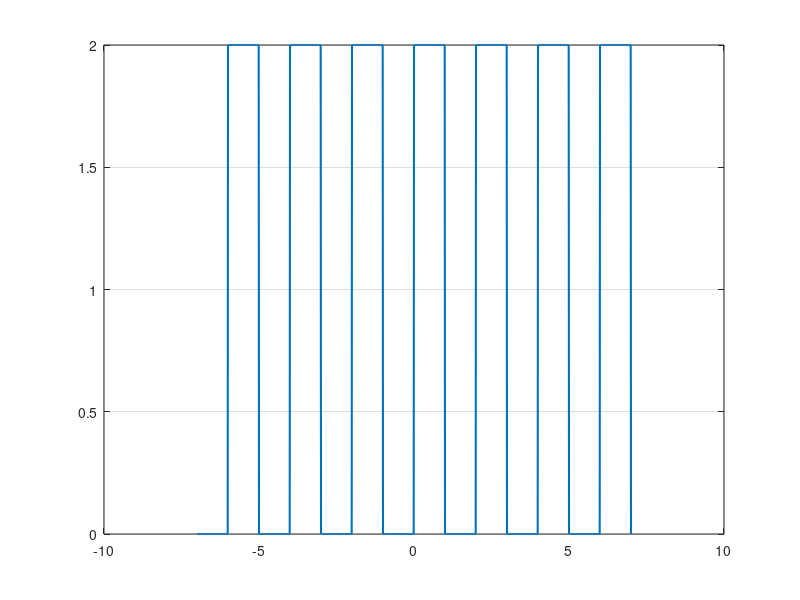

MATLAB code for this plot: (Note: this script raises an error after producing the figure.)
% Input: Square wave function
% T=2; Magnitude=1; Omega=1
t = -7:0.01:7;
x = 1-square(pi*(t+1));
plot(t,x,'LineWidth',1.5)
grid on;
hold on;

% Fourier Series
syms k t
omega = pi;
T = 2;
k = 1:5;
a_0 = (2/T)*int(2,t,0,1);
a_k = (2/T)*int(2*cos(k*omega*t),t,0,1);
b_k = (2/T)*int(2*sin(k*omega*t),t,0,1);
f = (a_0/2)+sum(a_k.*cos(k*omega*t))+sum(b_k.*sin(k*omega*t));
ezplot(f,[0,7])
grid on;

clc; clear all;
disp('Input sequence: ');
x = [1 4 5 7]
F = fft(x);
disp('Fourier transform of x: ');
F
inv_F = ifft(F);
disp('Inverse Fourier transform of F: ');
inv_F
